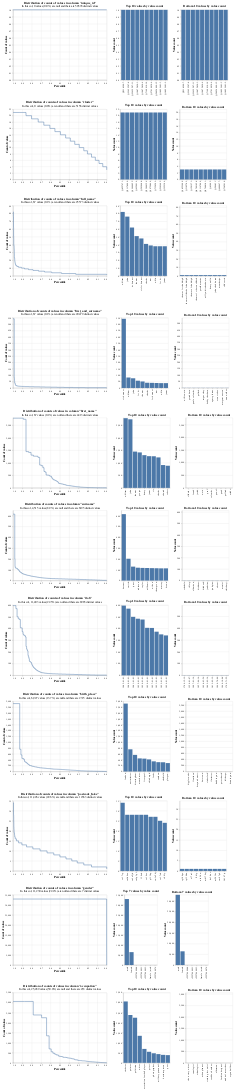

Source (notebook cell):
### Markdown cell above
## Worked Example

### Code cell
import altair as alt
from splink.datasets import splink_datasets
from splink.duckdb.linker import DuckDBLinker

df = splink_datasets.historical_50k
linker = DuckDBLinker(df)

linker.profile_columns()
